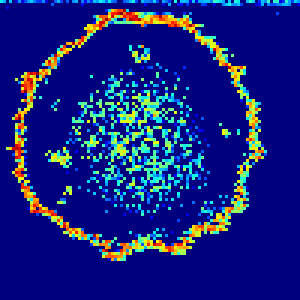
#> input picture MSI_image.bmp, 100 x 100 px (shown 3 times larger)
$ python curvatureTest.py   (older library calls are emulated)
#> lines starting #> are read from the running program, lines starting #| are printed output that depends on the picture; after the words box and inside, x2 and y2 are one past the last pixel; in counts of white or black regions, pixels touching at a corner belong together
import numpy as np
import matplotlib.pyplot as plt
from PIL import Image
from skimage.measure import label, regionprops
from skimage.filters import median

def visualize_elliptical_shapes(image_path, circle_size_threshold):
    # Load the BMP image using PIL
#> called with image_path = 'MSI_image.bmp', circle_size_threshold = 100
    image = Image.open(image_path)
#> image is the input picture: PIL image 100x100 RGB; mean R, G, B 21.3, 34, 128.2

    # Convert the image to grayscale
    image_gray = image.convert('L')
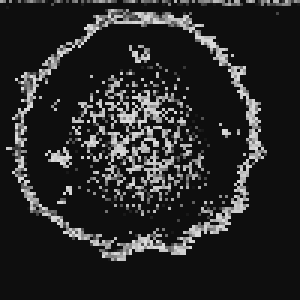
#> image_gray: PIL image 100x100 L (shown 3 times larger); min 14, max 221, mean 40.5

    # Convert the grayscale image to a NumPy array
    image_array = np.array(image_gray)

    # Apply heavy median filtering to the image
    filtered_image = median(image_array, selem=np.ones((5,5)))
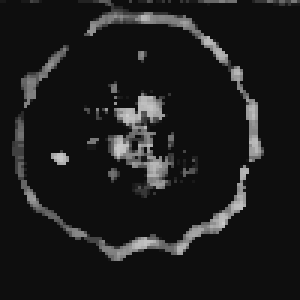
#> filtered_image: shape (100, 100) (shown 3 times larger); min 14, max 204, mean 28.3

    # Binarize the filtered image using a threshold
    threshold = 128  # Adjust the threshold value as needed
    binary_image = filtered_image > threshold
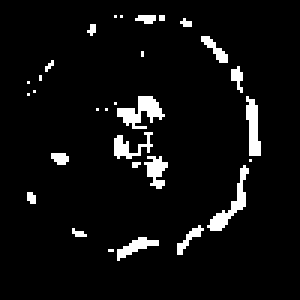
#> binary_image: shape (100, 100) bool (shown 3 times larger); 5.6% white; 30 white regions (21 under 20 px), largest, box (x1, y1, x2, y2) and area: (39, 32, 55, 43) 87, (69, 55, 83, 77) 79, (82, 32, 87, 52) 67

    # Label connected regions in the binary image
    labeled_image = label(binary_image)
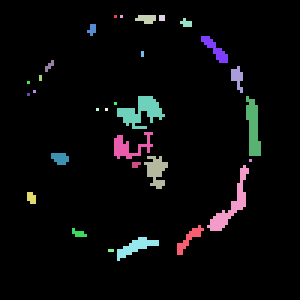
#> labeled_image: shape (100, 100) int32 (shown 3 times larger); 31 distinct labels, from 0 to 30; one colour per label, 0 black

    # Calculate the elliptical score for each labeled region
    elliptical_scores = []
    for region in regionprops(labeled_image):
        # Filter out small regions based on area
        if region.area >= circle_size_threshold:
            # Calculate the elliptical score as the ratio of the minor to major axis length
            elliptical_score = region.minor_axis_length / region.major_axis_length
            elliptical_scores.append(elliptical_score)
#> this loop made 30 passes
#> after the loop, elliptical_scores = []

    # Create a binary image with only the labeled regions
    binary_image_labeled = labeled_image > 0

    # Display the original image, the image with median filtering applied, and the binary image
    fig, axes = plt.subplots(1, 3, figsize=(15, 5))
    axes[0].imshow(image, cmap='gray')
    axes[0].set_title('Original Image')
    axes[0].axis('off')
    axes[1].imshow(filtered_image, cmap='gray')
    axes[1].set_title('Filtered Image')
    axes[1].axis('off')
    axes[2].imshow(binary_image_labeled, cmap='gray')
    axes[2].set_title('Elliptical Shapes')
    axes[2].axis('off')

    plt.tight_layout()
    plt.show()

# Example usage
image_path = 'MSI_image.bmp'
circle_size_threshold = 100  # Adjust the threshold value as needed
visualize_elliptical_shapes(image_path, circle_size_threshold)
